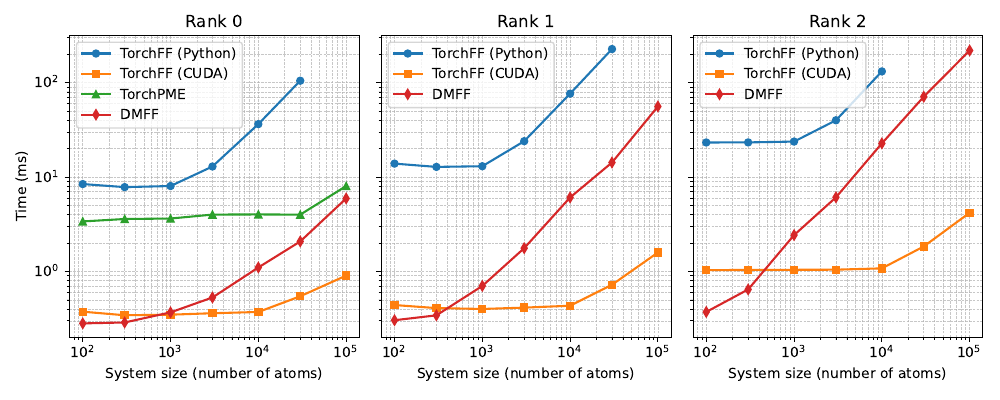

Here is the Python script that generated this plot:
import csv
import math
import os
from typing import List, Dict, Any, Tuple, Optional

import numpy as np
import torch
torch.set_default_dtype(torch.float64)
torch.set_default_device('cuda')
import matplotlib.pyplot as plt

import sys
_script_dir = os.path.dirname(os.path.abspath(__file__))
sys.path.insert(0, os.path.join(_script_dir, '..'))
sys.path.insert(0, _script_dir)
from tests.utils import perf_op
from torchff.pme import PME

try:
    import jax
    import jax.numpy as jnp
    jax.config.update("jax_enable_x64", True)
    gpu_devices = jax.devices("gpu")
    if gpu_devices:
        jax.config.update("jax_default_device", gpu_devices[0])
    from dmff_impl import (
        generate_compute_pme_recip_dmff,
        prepare_dmff_multipoles,
        perf_jax,
    )
    RUN_DMFF = True
except Exception as e:
    print(f" Fail to import DMFF: {e}")
    RUN_DMFF = False



def create_pme_test_data(
    num_atoms: int,
    rank: int,
    device: str = "cuda",
    dtype: torch.dtype = torch.float64,
) -> Tuple[torch.Tensor, torch.Tensor, torch.Tensor, Optional[torch.Tensor], Optional[torch.Tensor], float, int]:
    """Create random test data for PME benchmarks.

    Uses the same scaling and Ewald parameter heuristic as in
    :func:`tests.test_ewald.create_test_data`.
    """
    box_len = float((num_atoms * 10.0) ** (1.0 / 3.0))

    coords_np = np.random.rand(num_atoms, 3) * box_len
    q_np = np.random.randn(num_atoms)
    q_np -= q_np.mean()
    d_np = np.random.randn(num_atoms, 3)
    t_np = np.empty((num_atoms, 3, 3), dtype=float)
    for i in range(num_atoms):
        A = np.random.randn(3, 3)
        sym = 0.5 * (A + A.T)
        trace = np.trace(sym) / 3.0
        sym -= np.eye(3) * trace
        t_np[i] = sym

    box_np = np.eye(3) * box_len

    coords = torch.tensor(coords_np, device=device, dtype=dtype, requires_grad=True)
    box = torch.tensor(box_np, device=device, dtype=dtype)
    q = torch.tensor(q_np, device=device, dtype=dtype, requires_grad=True)
    p = (
        torch.tensor(d_np, device=device, dtype=dtype, requires_grad=True)
        # if rank >= 1
        # else None
    )
    t = (
        torch.tensor(t_np, device=device, dtype=dtype, requires_grad=True)
        # if rank >= 2
        # else None
    )

    alpha = math.sqrt(-math.log10(2.0 * 1e-6)) / 9.0
    max_hkl = 50
    for i in range(2, 50):
        error_estimate = (
            i * math.sqrt(box_len * alpha) / 20.0
        ) * math.exp(
            -math.pi * math.pi * i * i / (box_len * alpha * box_len * alpha)
        )
        if error_estimate < 1e-6:
            max_hkl = i
            break

    return coords, box, q, p, t, alpha, max_hkl


def run_single_benchmark(
    num_atoms: int,
    rank: int,
    device: str = "cuda",
    dtype: torch.dtype = torch.float32,
    repeat: int = 200,
) -> List[Dict[str, Any]]:
    """Run performance benchmark for PME at a given system size and multipole rank.

    Benchmarks TorchFF PME (Python ref and customized CUDA) and optionally
    TorchPME (charge-only, rank=0). Returns a list of result dicts.
    """
    results: List[Dict[str, Any]] = []

    coords, box, q, p, t, alpha, max_hkl = create_pme_test_data(
        num_atoms, rank, device=device, dtype=dtype
    )

    def _energy_from_pme(func, coords, box, q, p, t):
        out = func(coords, box, q, p, t)
        return out[3] if isinstance(out, tuple) else out

    # Reference: Python PME, no customized ops
    torch.cuda.empty_cache()
    try:
        func_ref = PME(alpha, max_hkl, rank, use_customized_ops=False).to(
                device=device, dtype=dtype
            )

        perf_ref = perf_op(
            lambda c, b, qq, pp, tt: _energy_from_pme(func_ref, c, b, qq, pp, tt),
            coords,
            box,
            q,
            p,
            t,
            desc=f"pme_ref (N={num_atoms}, rank={rank})",
            repeat=repeat,
            run_backward=True,
            use_cuda_graph=False,
        )
        results.append(
            {
                "rank": rank,
                "num_atoms": num_atoms,
                "impl": "ref",
                "mean_ms": float(np.mean(perf_ref)),
                "std_ms": float(np.std(perf_ref)),
                "success": True,
            }
        )
    except RuntimeError as e:
        if "out of memory" in str(e).lower():
            print(
                f"Encountered OOM for ref implementation at "
                f"N={num_atoms}, rank={rank}: {e}"
            )
        else:
            print(
                f"Encountered RuntimeError for ref implementation at "
                f"N={num_atoms}, rank={rank}: {e}"
            )
        torch.cuda.empty_cache()
        results.append(
            {
                "rank": rank,
                "num_atoms": num_atoms,
                "impl": "ref",
                "mean_ms": float("nan"),
                "std_ms": float("nan"),
                "success": False,
            }
        )

    # Customized CUDA PME
    torch.cuda.empty_cache()
    try:
        func_custom = PME(
            alpha, max_hkl, rank, use_customized_ops=True
        ).to(device=device, dtype=dtype)
        perf_custom = perf_op(
            lambda c, b, qq, pp, tt: _energy_from_pme(func_custom, c, b, qq, pp, tt),
            coords,
            box,
            q,
            p,
            t,
            desc=f"pme_torchff (N={num_atoms}, rank={rank})",
            repeat=repeat,
            run_backward=True,
            use_cuda_graph=False,
        )
        results.append(
            {
                "rank": rank,
                "num_atoms": num_atoms,
                "impl": "custom",
                "mean_ms": float(np.mean(perf_custom)),
                "std_ms": float(np.std(perf_custom)),
                "success": True,
            }
        )
    except RuntimeError as e:
        if "out of memory" in str(e).lower():
            print(
                f"Encountered OOM for customized implementation at "
                f"N={num_atoms}, rank={rank}: {e}"
            )
        else:
            print(
                f"Encountered RuntimeError for customized implementation at "
                f"N={num_atoms}, rank={rank}: {e}"
            )
        torch.cuda.empty_cache()
        results.append(
            {
                "rank": rank,
                "num_atoms": num_atoms,
                "impl": "custom",
                "mean_ms": float("nan"),
                "std_ms": float("nan"),
                "success": False,
            }
        )

    # TorchPME implementation (charge-only, rank=0)
    if rank == 0:
        torch.cuda.empty_cache()
        try:
            from torchpme_impl import PMETorchPME

            box_len = float(torch.mean(torch.diag(box)).item())
            # mesh_spacing = box_len / (2 * max_hkl + 1)
            mesh_spacing = box_len * 2 / (max_hkl - 1)
            charges = q.unsqueeze(1) if q.ndim == 1 else q
            func_torchpme = torch.compile(
                PMETorchPME(alpha=alpha, mesh=mesh_spacing).to(
                    device=device, dtype=dtype
                )
            )
            perf_torchpme = perf_op(
                func_torchpme,
                coords,
                box,
                charges,
                desc=f"pme_torchpme (N={num_atoms}, rank={rank})",
                repeat=repeat,
                run_backward=True,
                use_cuda_graph=False,
            )
            results.append(
                {
                    "rank": rank,
                    "num_atoms": num_atoms,
                    "impl": "torchpme",
                    "mean_ms": float(np.mean(perf_torchpme)),
                    "std_ms": float(np.std(perf_torchpme)),
                    "success": True,
                }
            )
        except ImportError as e:
            print(
                f"Skipping TorchPME benchmark (not installed or import failed): {e}"
            )
            results.append(
                {
                    "rank": rank,
                    "num_atoms": num_atoms,
                    "impl": "torchpme",
                    "mean_ms": float("nan"),
                    "std_ms": float("nan"),
                    "success": False,
                }
            )
        except RuntimeError as e:
            if "out of memory" in str(e).lower():
                print(
                    f"Encountered OOM for TorchPME at "
                    f"N={num_atoms}, rank={rank}: {e}"
                )
            else:
                print(
                    f"Encountered RuntimeError for TorchPME at "
                    f"N={num_atoms}, rank={rank}: {e}"
                )
            torch.cuda.empty_cache()
            results.append(
                {
                    "rank": rank,
                    "num_atoms": num_atoms,
                    "impl": "torchpme",
                    "mean_ms": float("nan"),
                    "std_ms": float("nan"),
                    "success": False,
                }
            )
    
    # DMFF implementation (JAX)
    if RUN_DMFF:
        try:
            torch.cuda.empty_cache()
            coords_jax = jnp.array(coords.detach().cpu().numpy())
            box_jax = jnp.array(box.detach().cpu().numpy())
            q_jax = jnp.array(q.detach().cpu().numpy())
            p_jax = jnp.array(p.detach().cpu().numpy()) if p is not None else None
            t_jax = jnp.array(t.detach().cpu().numpy()) if t is not None else None

            Q_jax = prepare_dmff_multipoles(q_jax, p_jax, t_jax, rank)
            compute_fn = generate_compute_pme_recip_dmff(alpha, max_hkl, rank)

            perf_dmff = perf_jax(
                compute_fn,
                coords_jax,
                box_jax,
                Q_jax,
                desc=f"pme_dmff (N={num_atoms}, rank={rank})",
                warmup=10,
                repeat=repeat,
            )
            results.append(
                {
                    "rank": rank,
                    "num_atoms": num_atoms,
                    "impl": "dmff",
                    "mean_ms": float(np.mean(perf_dmff)),
                    "std_ms": float(np.std(perf_dmff)),
                    "success": True,
                }
            )
        except ImportError as e:
            print(
                f"Skipping DMFF benchmark (not installed or import failed): {e}"
            )
            results.append(
                {
                    "rank": rank,
                    "num_atoms": num_atoms,
                    "impl": "dmff",
                    "mean_ms": float("nan"),
                    "std_ms": float("nan"),
                    "success": False,
                }
            )
        except RuntimeError as e:
            if "out of memory" in str(e).lower():
                print(
                    f"Encountered OOM for DMFF at "
                    f"N={num_atoms}, rank={rank}: {e}"
                )
            else:
                print(
                    f"Encountered RuntimeError for DMFF at "
                    f"N={num_atoms}, rank={rank}: {e}"
                )
            torch.cuda.empty_cache()
            results.append(
                {
                    "rank": rank,
                    "num_atoms": num_atoms,
                    "impl": "dmff",
                    "mean_ms": float("nan"),
                    "std_ms": float("nan"),
                    "success": False,
                }
            )

    return results


def write_results_to_csv(results: List[Dict[str, Any]], csv_path: str) -> None:
    """Write benchmark results to CSV."""
    fieldnames = ["rank", "num_atoms", "impl", "mean_ms", "std_ms", "success"]
    with open(csv_path, "w", newline="") as f:
        writer = csv.DictWriter(f, fieldnames=fieldnames)
        writer.writeheader()
        for row in results:
            writer.writerow(row)
    print(f"Wrote benchmark results to {csv_path}")


def plot_results(results: List[Dict[str, Any]], pdf_path: str) -> None:
    """Create a 3-panel PDF plot (one per rank) comparing PME implementations.

    Each subplot uses log-log scales: system size vs time (ms). Lines for
    ref, custom, and torchpme (rank=0 only).
    """
    ranks = [0, 1, 2]
    impl_labels = {
        "ref": "TorchFF (Python)",
        "custom": "TorchFF (CUDA)",
        "torchpme": "TorchPME",
        "dmff": "DMFF",
    }
    impl_styles = {"ref": "o-", "custom": "s-", "torchpme": "^-", "dmff": "d-"}
    impl_colors = {"ref": "C0", "custom": "C1", "torchpme": "C2", "dmff": "C3"}

    fig, axes = plt.subplots(1, 3, figsize=(10, 4), sharey=True)

    for ax, rank in zip(axes, ranks):
        rank_results = [r for r in results if r["rank"] == rank and r["success"]]
        impls_to_plot = ("ref", "custom", "torchpme", "dmff") if rank == 0 else ("ref", "custom", "dmff")
        for impl in impls_to_plot:
            impl_results = [r for r in rank_results if r["impl"] == impl]
            if not impl_results:
                continue
            impl_results.sort(key=lambda r: r["num_atoms"])
            sizes = [r["num_atoms"] for r in impl_results]
            mean_ms = [r["mean_ms"] for r in impl_results]
            ax.plot(
                sizes,
                mean_ms,
                impl_styles[impl],
                color=impl_colors[impl],
                label=impl_labels[impl],
                linewidth=1.5,
                markersize=5,
            )
        ax.set_xscale("log")
        ax.set_yscale("log")
        ax.set_xlabel("System size (number of atoms)")
        ax.set_title(f"Rank {rank}")
        ax.grid(True, which="both", linestyle="--", linewidth=0.5, alpha=0.7)
        if rank == 0:
            ax.set_ylabel("Time (ms)")
        ax.legend()

    plt.tight_layout()
    fig.savefig(pdf_path)
    plt.close(fig)
    print(f"Saved benchmark plot to {pdf_path}")


def main() -> None:
    np.random.seed(42)
    torch.manual_seed(42)
    if torch.cuda.is_available():
        torch.cuda.manual_seed_all(42)

    if not torch.cuda.is_available():
        raise RuntimeError("CUDA is required for this benchmark.")

    device = "cuda"
    dtype = torch.float64

    system_sizes = [100, 300, 1000, 3000, 10000, 30000, 100000]
    ranks = [0, 1, 2]

    all_results: List[Dict[str, Any]] = []

    for rank in ranks:
        for num_atoms in system_sizes:
            print(f"Running benchmark for N={num_atoms}, rank={rank}")
            try:
                bench_results = run_single_benchmark(
                    num_atoms=num_atoms,
                    rank=rank,
                    device=device,
                    dtype=dtype,
                    repeat=200,
                )
                all_results.extend(bench_results)
            except RuntimeError as e:
                if "out of memory" in str(e).lower():
                    print(
                        f"Encountered OOM while setting up benchmark for "
                        f"N={num_atoms}, rank={rank}: {e}"
                    )
                else:
                    print(
                        f"Encountered RuntimeError while setting up benchmark for "
                        f"N={num_atoms}, rank={rank}: {e}"
                    )
                torch.cuda.empty_cache()
                impls = ("ref", "custom", "torchpme", "dmff") if rank == 0 else ("ref", "custom", "dmff")
                for impl in impls:
                    all_results.append(
                        {
                            "rank": rank,
                            "num_atoms": num_atoms,
                            "impl": impl,
                            "mean_ms": float("nan"),
                            "std_ms": float("nan"),
                            "success": False,
                        }
                    )

    script_dir = os.path.dirname(os.path.abspath(__file__))
    csv_path = os.path.join(script_dir, "pme_benchmark.csv")
    pdf_path = os.path.join(script_dir, "pme_benchmark.pdf")

    write_results_to_csv(all_results, csv_path)
    plot_results(all_results, pdf_path)


if __name__ == "__main__":
    main()
